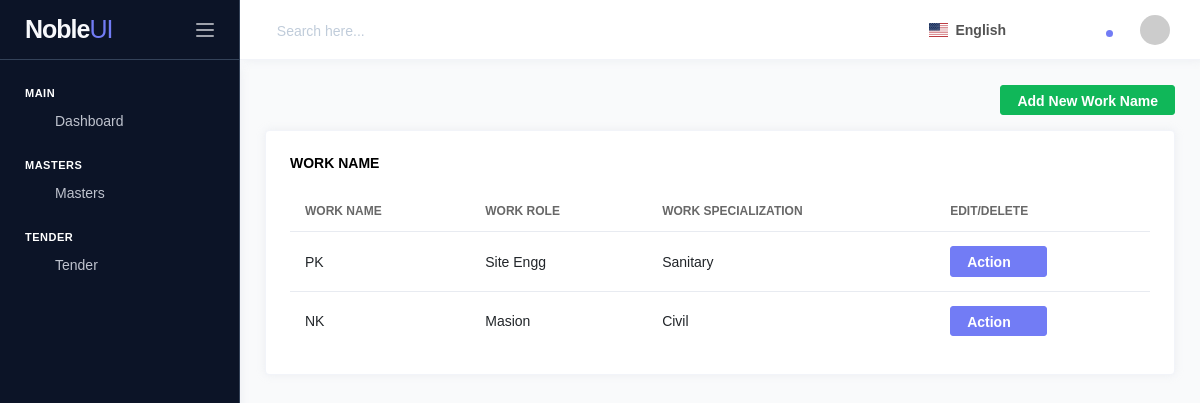
Page /masters/work-name on the committed database.
### masters/models.py (models this page shows, shortened)
class WorkNameModel(models.Model):
    workname = models.CharField(max_length=100)
    workrole = models.ForeignKey(WorkRoleModel, on_delete=models.CASCADE)
    workspecialization = models.ForeignKey(WorkSpecializationModel, on_delete=models.CASCADE)

class WorkRoleModel(models.Model):
    workrole = models.CharField(max_length=100)

class WorkSpecializationModel(models.Model):
    workspecialization = models.CharField(max_length=100)

### masters/views.py (the view)
# urls.py: path('work-name', views.WorkName.as_view(), name='work-name'),
class WorkName(View):
    template_name = "work-name.html"
    def get(self, request):
        workname = models.WorkNameModel.objects.all()
        datas = {
            "workname": workname,
        }
        return render(request, template_name=self.template_name, context=datas)

### masters/templates/work-name.html (shortened to what this page needs)
{% extends 'base.html' %}
{% load static %}
{% block content %}
<nav class="page-breadcrumb text-right">
    <a href="{% url 'add-work-name' %}" class="btn btn-success">Add New Work Name</a>
</nav>
<div class="row">
    <div class="col-md-12 grid-margin stretch-card">
<div class="card">
<div class="card-body">
<h6 class="card-title">Work Name</h6>
<div class="table-responsive">
  <table id="dataTableExample" class="table">
    <thead>
      <tr>
        <th>Work Name</th>
        <th>Work Role</th>
        <th>Work Specialization</th>
        <th>Edit/Delete</th>
      </tr>
    </thead>
    <tbody>
        {% for work in workname %}
            <tr>
                <td>{{ work.workname }}</td>
                <td>{{ work.workrole.workrole }}</td>
                <td>{{ work.workspecialization.workspecialization }}</td>
                <td>
                    <div class="btn-group" role="group">
                        <button id="btnGroupDrop1" type="button" class="btn btn-primary dropdown-toggle" data-toggle="dropdown" aria-haspopup="true" aria-expanded="false">
                            Action
                        </button>
                    </div>
                </td>
            </tr>
        {% endfor %}
    </tbody>
  </table>
</div>
</div>
</div>
    </div>
</div>
{% endblock %}

### rows in the picture
WorkNameModel: workname "PK", workrole.workrole "Site Engg", workspecialization.workspecialization "Sanitary"
WorkNameModel: workname "NK", workrole.workrole "Masion", workspecialization.workspecialization "Civil"
